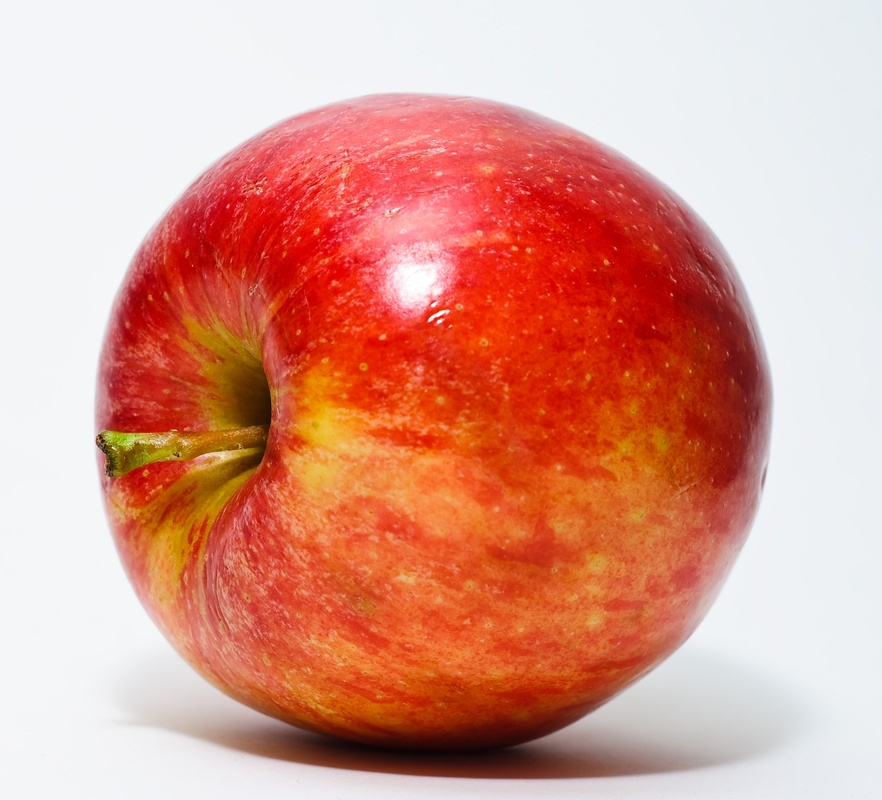
#> input picture opencv_study/apple.jpg, 882 x 800 px, shrunk from 2418 x 2192 before the run
$ python example5_2.py
#> lines starting #> are read from the running program, lines starting #| are printed output that depends on the picture
# 이미지 변형
import cv2
import numpy as np
import matplotlib.pyplot as plt

image = cv2.imread('apple.jpg')
#> image is the input picture: shape (800, 882, 3); mean B, G, R 140.6, 155.7, 219.7

# 행과 열 정보만 저장(전체 배열에서 1번째 인덱스까지가 행과 열)
height, width = image.shape[:2]
#> height = 800; width = 882

# x축에 대하여 50, y축에 대하여 10만큼 이동
M = np.float32([[1, 0, 50], [0, 1, 10]])
# 이미지의 위치를 변경하는 함수
dst = cv2.warpAffine(image, M, (width, height))
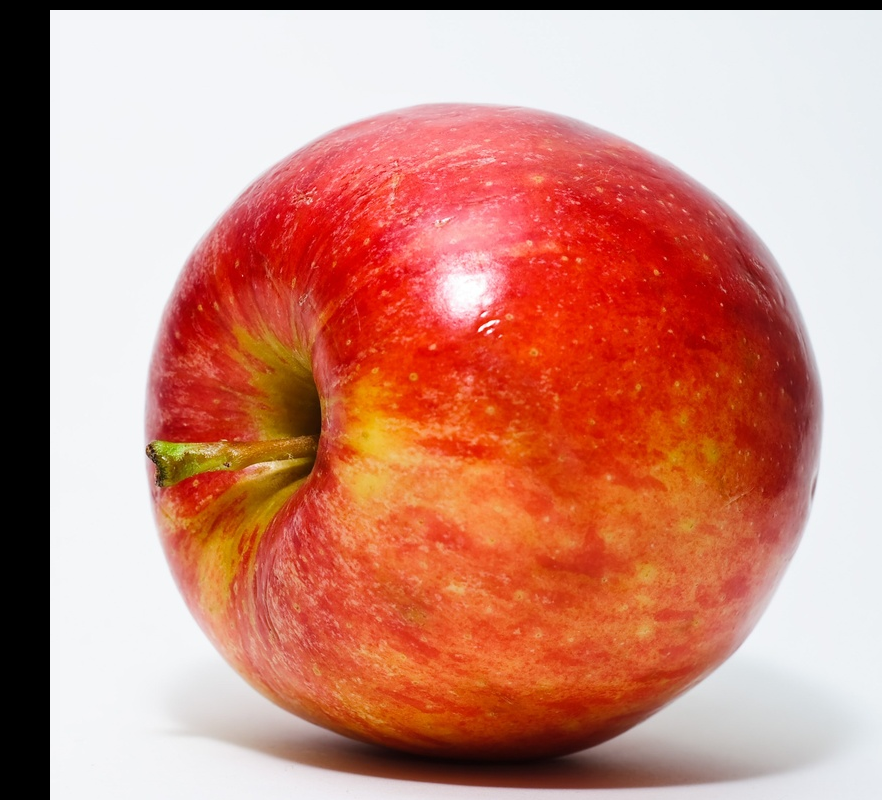
#> dst: shape (800, 882, 3); mean B, G, R 124.1, 139.5, 203.7
# M: 변환 행렬
# (width, height): Manual Size

plt.imshow(cv2.cvtColor(dst, cv2.COLOR_BGR2RGB))
plt.show()

$ run again, with opencv_study/red_ball.jpg copied over opencv_study/apple.jpg
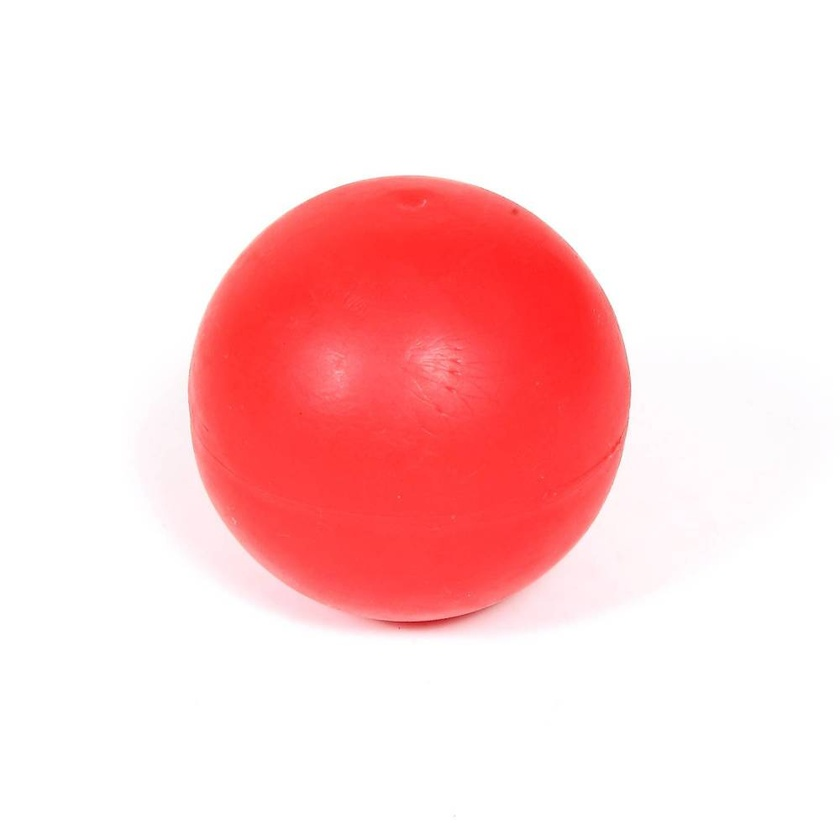
#> input picture opencv_study/red_ball.jpg, 840 x 840 px, shrunk from 1000 x 1000 before the run
#> image is the input picture: shape (840, 840, 3); mean B, G, R 213.7, 213.4, 254.4
#> `dst = cv2.warpAffine(image, M, (width, height))`:
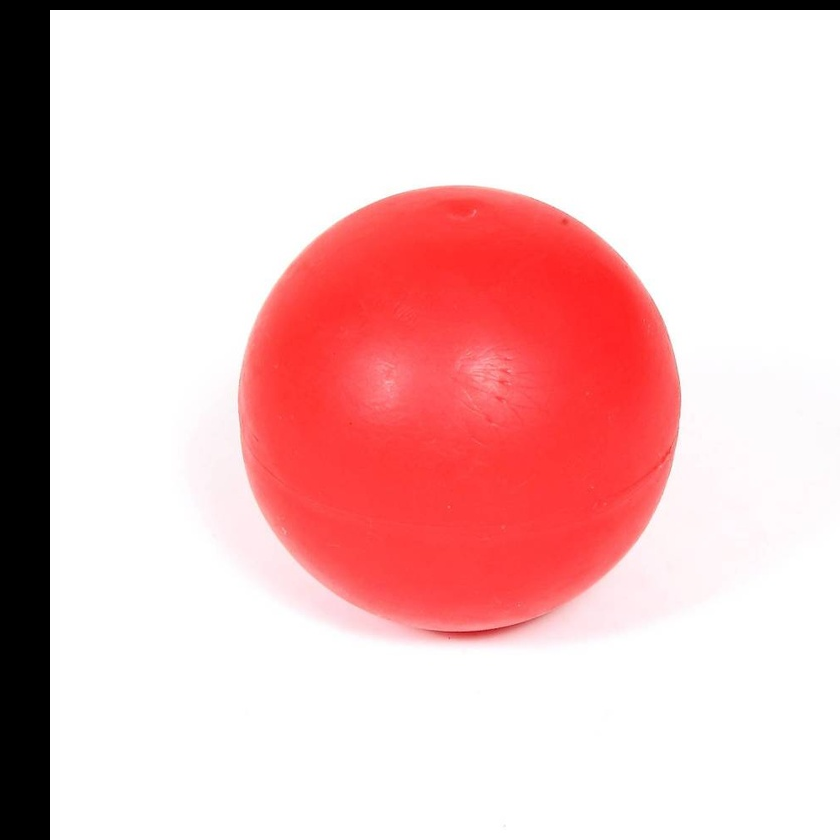
#> dst: shape (840, 840, 3); mean B, G, R 195.7, 195.3, 236.4
